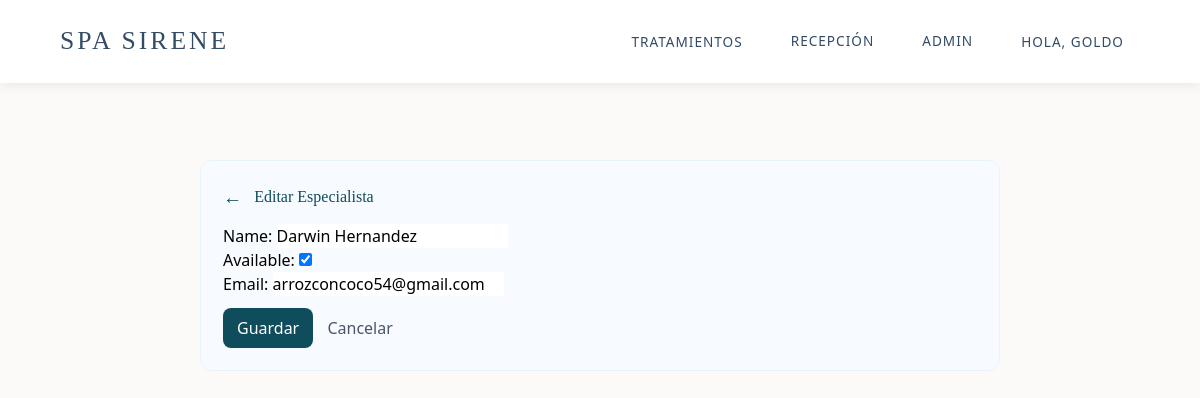
The app's page /spa/admin-panel/specialists/8/edit/ (signed in) with its own data.
### coffee/models.py (models this page shows, shortened)
class Specialist(models.Model):
    name = models.CharField(max_length=255)
    available = models.BooleanField(default=True)
    email = models.EmailField(null=True, blank=True)
    class Meta:
        verbose_name = 'Specialist'
        verbose_name_plural = 'Specialists'

### coffee/views.py (the view)
# urls.py: path('admin-panel/specialists/<int:pk>/edit/', views.admin_specialist_edit, name='admin_specialist_edit'),
@login_required
@group_required('AdminSuperior')
def admin_specialist_edit(request, pk):
    spec = get_object_or_404(Specialist, pk=pk)
    if request.method == 'POST':
        form = SpecialistForm(request.POST, instance=spec)
        if form.is_valid():
            form.save()
            messages.success(request, 'Especialista actualizado.')
            return redirect('admin_specialists_list')
    else:
        form = SpecialistForm(instance=spec)
    return render(request, 'admin/specialist_form.html', {'form': form, 'specialist': spec})

### coffee/forms.py
class SpecialistForm(forms.ModelForm):
    class Meta:
        model = Specialist
        fields = ['name', 'available', 'email']

### coffee/context_processors.py (called while the page is built)
def role_flags(request):
    user = getattr(request, 'user', None)
    is_receptionist = False
    is_admin_superior = False
    try:
        if user and user.is_authenticated:
            if user.is_superuser or user.is_staff:
                is_receptionist = user.is_superuser or ('receptionist' in [g.lower() for g in user.groups.values_list('name', flat=True)])
                is_admin_superior = True
            else:
                groups = [g.lower() for g in user.groups.values_list('name', flat=True)]
                is_receptionist = 'receptionist' in groups or 'recepcionista' in groups
                is_admin_superior = 'adminsuperior' in groups or 'admin_superior' in groups
    except Exception:
        pass
    return {'is_receptionist': is_receptionist, 'is_admin_superior': is_admin_superior}

### coffee/views.py (called while the page is built)
def in_group(user, group_name):
    if not user or not user.is_authenticated:
        return False
    if user.is_superuser:
        return True
    return user.groups.filter(name=group_name).exists()

def group_required(group_name):
    return user_passes_test(lambda u: in_group(u, group_name))

### coffee/templates/admin/specialist_form.html (shortened to what this page needs)
{% extends 'base.html' %}
{% block content %}
<div style="max-width:800px;margin:60px auto;padding:22px;background:#f7fbff;border-radius:12px;border:1px solid #e6f3fb;">
    <div style="display:flex;align-items:center;justify-content:space-between;">
        <div style="display:flex;align-items:center;gap:12px;">
            <a href="{% url 'admin_specialists_list' %}" style="text-decoration:none;color:#0f4c5c;font-size:1.2rem;">←</a>
            <h2 style="color:#0f4c5c;font-family:'Playfair Display', serif;margin:0;">{% if specialist %}Editar{% else %}Agregar{% endif %} Especialista</h2>
        </div>
    </div>
    <form method="post" style="margin-top:12px;">
        {{ form.as_p }}
        <div style="margin-top:12px;">
            <button type="submit" style="background:#0f4c5c;color:white;padding:8px 14px;border-radius:8px;border:none;">Guardar</button>
            <a href="{% url 'admin_specialists_list' %}" style="margin-left:10px;color:#4a5568;">Cancelar</a>
        </div>
    </form>
</div>
{% endblock %}

### coffee/templates/base.html (shortened to what this page needs)
<!doctype html>
<html lang="es">
{% load static %}
<head>
    <link rel="stylesheet" href="{% static 'css/styles.css' %}">
    <script src="https://cdn.tailwindcss.com"></script>
</head>
<body>
    <nav class="nav-sirene">
        <a href="{% url 'index' %}" class="brand">SPA SIRENE</a>
        <div class="nav-links">
            <div class="nav-item has-dropdown">
                <a href="{% url 'home' %}" class="nav-link">Tratamientos</a>
            </div>
            {% if user.is_authenticated %}
                {% if is_receptionist %}
                    <a href="{% url 'reception_dashboard' %}" class="nav-link">Recepción</a>
                {% endif %}
                {% if is_admin_superior %}
                    <a href="{% url 'admin_dashboard' %}" class="nav-link">Admin</a>
                {% endif %}
                <div class="nav-item has-dropdown">
                    <a class="nav-link">Hola, {{ user.first_name|default:user.username }}</a>
                </div>
            {% else %}
                <a href="{% url 'login' %}" class="nav-link">Login</a>
                <a href="{% url 'register' %}" class="nav-button">Registro</a>
            {% endif %}
        </div>
    </nav>
    <main>
        {% block content %}{% endblock %}
    </main>
</body>
</html>

### static/css/styles.css (style rules this page uses)
* { margin: 0; padding: 0; box-sizing: border-box; font-family: 'Segoe UI', sans-serif; }
body { min-height: 100vh; overflow-x: hidden; background-color: #fff; }

### coffee/templates/base.html (style rules this page uses)
:root { --rain-boots: #334B64; --blanco: #ffffff; --text-soft: #4b5563; }
* { box-sizing: border-box; margin: 0; padding: 0; }
html, body { margin: 0; padding: 0; width: 100%; min-height: 100vh; background-color: #fcfaf8; font-family: 'Poppins', sans-serif; }
body:not(:has(.full-hero)) { padding-top: 100px; }
.nav-sirene { position: absolute; top: 0; left: 0; width: 100%; background: var(--blanco); padding: 1.2rem 5%; display: flex; justify-content: space-between; align-items: center; box-shadow: 0 2px 12px rgba(0,0,0,0.08); z-index: 1000; }
.brand { font-family: 'Playfair Display', serif; font-size: 1.6rem; letter-spacing: 3px; text-decoration: none; color: var(--rain-boots); text-transform: uppercase; }
.nav-links { display: flex; gap: 1rem; align-items: center; flex-wrap: wrap; }
.nav-link, .nav-button { text-decoration: none; color: var(--rain-boots); font-size: 0.85rem; font-weight: 500; letter-spacing: 1px; text-transform: uppercase; padding: 0.75rem 1rem; border-radius: 999px; }
.nav-item { position: relative; }
.has-dropdown > .nav-link { cursor: pointer; }
main { width: 100%; display: block; }

### records on screen
Specialist: name "Darwin Hernandez", available "☑", email "arrozconcoco54@gmail.com"

### other values on screen
{{ user.first_name|default:user.username }} "GOLDO"
